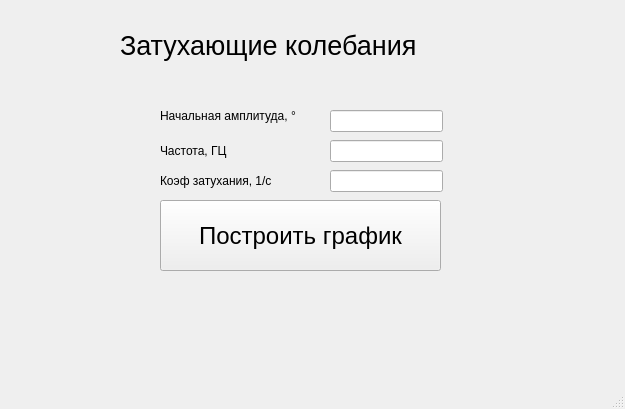
<?xml version="1.0" encoding="UTF-8"?>
<ui version="4.0">
 <class>MainWindow</class>
 <widget class="QMainWindow" name="MainWindow">
  <property name="geometry">
   <rect>
    <x>0</x>
    <y>0</y>
    <width>625</width>
    <height>409</height>
   </rect>
  </property>
  <property name="windowTitle">
   <string>MainWindow</string>
  </property>
  <widget class="QWidget" name="centralwidget">
   <widget class="QLabel" name="label">
    <property name="geometry">
     <rect>
      <x>120</x>
      <y>0</y>
      <width>361</width>
      <height>91</height>
     </rect>
    </property>
    <property name="font">
     <font>
      <pointsize>20</pointsize>
     </font>
    </property>
    <property name="text">
     <string>Затухающие колебания</string>
    </property>
   </widget>
   <widget class="QLabel" name="label_2">
    <property name="geometry">
     <rect>
      <x>160</x>
      <y>100</y>
      <width>151</width>
      <height>31</height>
     </rect>
    </property>
    <property name="text">
     <string>Начальная амплитуда, °</string>
    </property>
   </widget>
   <widget class="QLabel" name="label_3">
    <property name="geometry">
     <rect>
      <x>160</x>
      <y>140</y>
      <width>151</width>
      <height>21</height>
     </rect>
    </property>
    <property name="text">
     <string>Частота, ГЦ</string>
    </property>
   </widget>
   <widget class="QLabel" name="label_4">
    <property name="geometry">
     <rect>
      <x>160</x>
      <y>170</y>
      <width>141</width>
      <height>21</height>
     </rect>
    </property>
    <property name="text">
     <string>Коэф затухания, 1/с</string>
    </property>
   </widget>
   <widget class="QLineEdit" name="T">
    <property name="geometry">
     <rect>
      <x>330</x>
      <y>110</y>
      <width>113</width>
      <height>22</height>
     </rect>
    </property>
   </widget>
   <widget class="QLineEdit" name="fre">
    <property name="geometry">
     <rect>
      <x>330</x>
      <y>140</y>
      <width>113</width>
      <height>22</height>
     </rect>
    </property>
   </widget>
   <widget class="QPushButton" name="pushButton">
    <property name="geometry">
     <rect>
      <x>160</x>
      <y>200</y>
      <width>281</width>
      <height>71</height>
     </rect>
    </property>
    <property name="font">
     <font>
      <pointsize>18</pointsize>
     </font>
    </property>
    <property name="text">
     <string>Построить график</string>
    </property>
   </widget>
   <widget class="QLineEdit" name="k">
    <property name="geometry">
     <rect>
      <x>330</x>
      <y>170</y>
      <width>113</width>
      <height>22</height>
     </rect>
    </property>
   </widget>
  </widget>
  <widget class="QMenuBar" name="menubar">
   <property name="geometry">
    <rect>
     <x>0</x>
     <y>0</y>
     <width>625</width>
     <height>26</height>
    </rect>
   </property>
  </widget>
  <widget class="QStatusBar" name="statusbar"/>
 </widget>
 <resources/>
 <connections/>
</ui>
